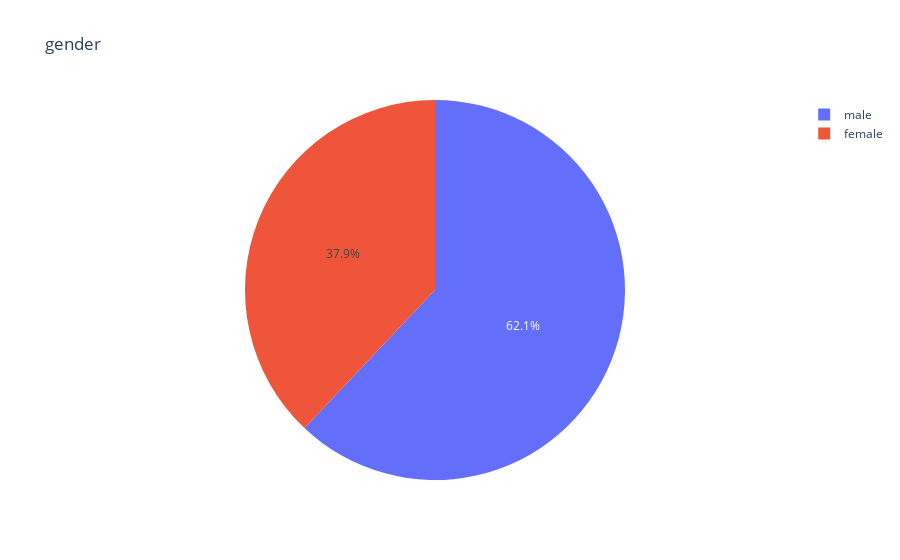

This figure's notebook cell:
### Code cell
# Examinons quelques statistiques simples  
# Par exemple, on peut afficher la distribution du genre des patients avec un camembert
fig = px.pie(df,names = "gender.demographic", title='gender')
fig.show()

# si vous souhaitez obtenir le nombre de cas, vous pouvez utiliser la fonction value_counts()
print(df['gender.demographic'].value_counts())

### Figure 1 — Plotly figure (JSON) as saved in the notebook; plotly's stock layout.template omitted (floating-point values rounded to 4 significant figures; data arrays with more than 128 entries replaced by an {"elided": "..."} marker saying what was removed)
{"data": [{"domain": {"x": [0, 1], "y": [0, 1]}, "hovertemplate": "gender.demographic=%{label}<extra></extra>", "labels": {"elided": "477 str values"}, "legendgroup": "", "name": "", "showlegend": true, "type": "pie"}], "layout": {"legend": {"tracegroupgap": 0}, "title": {"text": "gender"}}}
